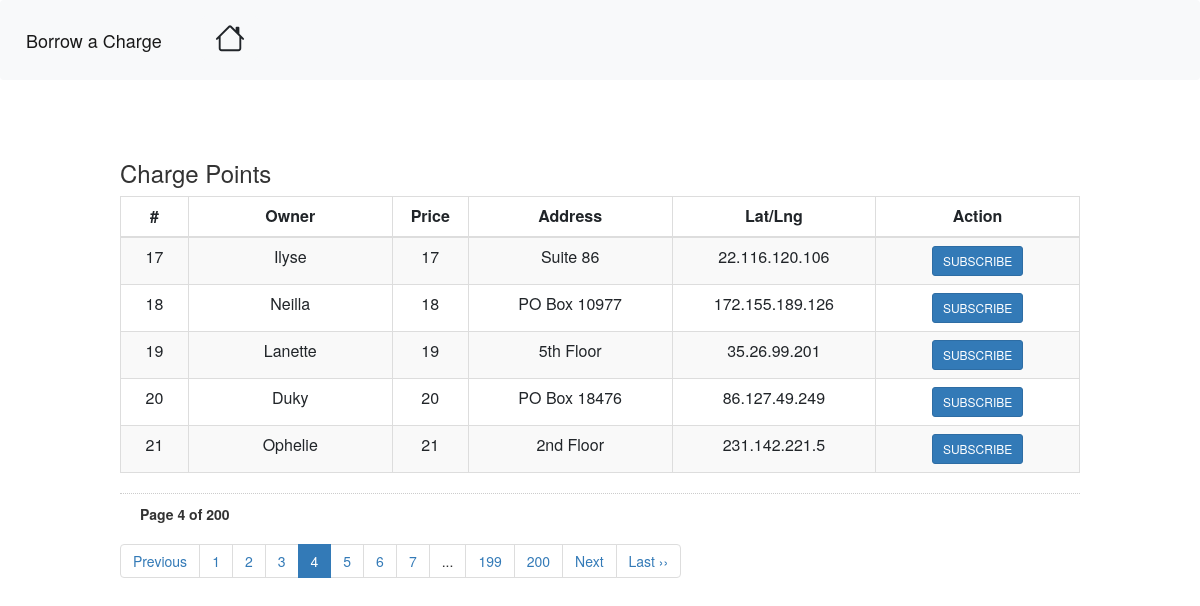
/views/chargepoints.php?page_no=4 (signed in), run on the app's committed database.
### tables this page shows
CREATE TABLE `users` (
  `ID` int(255) NOT NULL,
  `email` varchar(255) NOT NULL,
  `name` varchar(255) NOT NULL,
  `password` varchar(255) NOT NULL,
  `usertype` varchar(255) NOT NULL,
  `address` varchar(255) NOT NULL,
  `coordinates` varchar(255) NOT NULL,
  `price` varchar(255) NOT NULL
);

### views/chargepoints.php (the view, shortened to what this page needs)
<link rel="stylesheet" href="https://cdn.jsdelivr.net/npm/bootstrap@4.3.1/dist/css/bootstrap.min.css">
<nav class="navbar navbar-expand-lg navbar-light bg-light">
  <a class="navbar-brand" href="#">Borrow a Charge</a>
  <div class="collapse navbar-collapse" id="navbarSupportedContent">
    <ul class="navbar-nav mr-auto">
      <li class="nav-item">
      <form action="../triggerController.php" method ="POST">
        <button class="btn btn-light mt-3" type="submit" name="back" >
</button>
</form>
      </li>
    </ul>
  </div>
</nav>
<html>
<head>
<link rel="stylesheet" href="css/bootstrap.min.css">
</head>
<body>
<div style="width:80%; margin:0 auto;">
<h3>Charge Points</h3>
<table class="table table-striped table-bordered">
<thead>
<tr>
<th style='width:50px;'><center>#</center></th>
<th style='width:150px;'><center>Owner</center></th>
<th style='width:50px;'><center>Price</center></th>
<th style='width:150px;'><center>Address</center></th>
<th style='width:150px;'><center>Lat/Lng</center></th>
<th style='width:150px;'><center>Action</center></th>
</tr>
</thead>
<tbody>
<?php
 $database= new mysqli("localhost","root","","borrow");
if (isset($_GET['page_no']) && $_GET['page_no']!="") {
	$page_no = $_GET['page_no'];
	} else {
		$page_no = 1;
        }
	$total_records_per_page = 5;
    $offset = ($page_no-1) * $total_records_per_page;
	$previous_page = $page_no - 1;
	$next_page = $page_no + 1;
	$result_count = mysqli_query($database,"SELECT COUNT(*) As total_records FROM `users` WHERE usertype='owner'");
	$total_records = mysqli_fetch_array($result_count);
	$total_records = $total_records['total_records'];
    $total_no_of_pages = ceil($total_records / $total_records_per_page);
	$second_last = $total_no_of_pages - 1;
    $result = mysqli_query($database,"SELECT * FROM `users` WHERE usertype='owner'  LIMIT $offset, $total_records_per_page");
    while($row = mysqli_fetch_array($result)){
		echo "<tr>
			  <td><center>".$row['ID']." </center></td>
			  <td><center>".$row['name']."</center></td>
	 		  <td><center>".$row['price']."</center></td>
		   	  <td><center>".$row['address']."</center></td>
		   	  <td><center>".$row['coordinates']."</center></td>
		   	  <td>  <form action='../subscribe.php' method='POST' class='d-inline'>
			  <center>
			  <button type='submit' name='subscribe' value=".$row['ID']." class='btn btn-primary btn-sm'>SUBSCRIBE</button>
			  </center>
			 </form></td>
		   	  </tr>";
        }
    ?>
</tbody>
</table>
<div style='padding: 10px 20px 0px; border-top: dotted 1px #CCC;'>
<strong>Page <?php echo $page_no." of ".$total_no_of_pages; ?></strong>
</div>
<ul class="pagination">
	<li <?php if($page_no <= 1){ echo "class='disabled'"; } ?>>
	<a <?php if($page_no > 1){ echo "href='?page_no=$previous_page'"; } ?>>Previous</a>
	</li>
    <?php
	if ($total_no_of_pages <= 10){
		for ($counter = 1; $counter <= $total_no_of_pages; $counter++){
			if ($counter == $page_no) {
		   echo "<li class='active'><a>$counter</a></li>";
				}else{
           echo "<li><a href='?page_no=$counter'>$counter</a></li>";
				}
        }
	}
	elseif($total_no_of_pages > 10){
	if($page_no <= 4) {
	 for ($counter = 1; $counter < 8; $counter++){
			if ($counter == $page_no) {
		   echo "<li class='active'><a>$counter</a></li>";
				}else{
           echo "<li><a href='?page_no=$counter'>$counter</a></li>";
				}
        }
		echo "<li><a>...</a></li>";
		echo "<li><a href='?page_no=$second_last'>$second_last</a></li>";
		echo "<li><a href='?page_no=$total_no_of_pages'>$total_no_of_pages</a></li>";
            }
	}
?>
	<li <?php if($page_no >= $total_no_of_pages){ echo "class='disabled'"; } ?>>
	<a <?php if($page_no < $total_no_of_pages) { echo "href='?page_no=$next_page'"; } ?>>Next</a>
	</li>
    <?php if($page_no < $total_no_of_pages){
		echo "<li><a href='?page_no=$total_no_of_pages'>Last &rsaquo;&rsaquo;</a></li>";
		} ?>
</ul>
<br /><br />
</div>
</body>
</html>

### data on the page
users: ID "17", name "Ilyse", price "17", address "Suite 86", coordinates "22.116.120.106"
users: ID "18", name "Neilla", price "18", address "PO Box 10977", coordinates "172.155.189.126"
users: ID "19", name "Lanette", price "19", address "5th Floor", coordinates "35.26.99.201"
users: ID "20", name "Duky", price "20", address "PO Box 18476", coordinates "86.127.49.249"
users: ID "21", name "Ophelie", price "21", address "2nd Floor", coordinates "231.142.221.5"

### other printed values
$page_no "4"
$total_no_of_pages "200"
$second_last "199"
